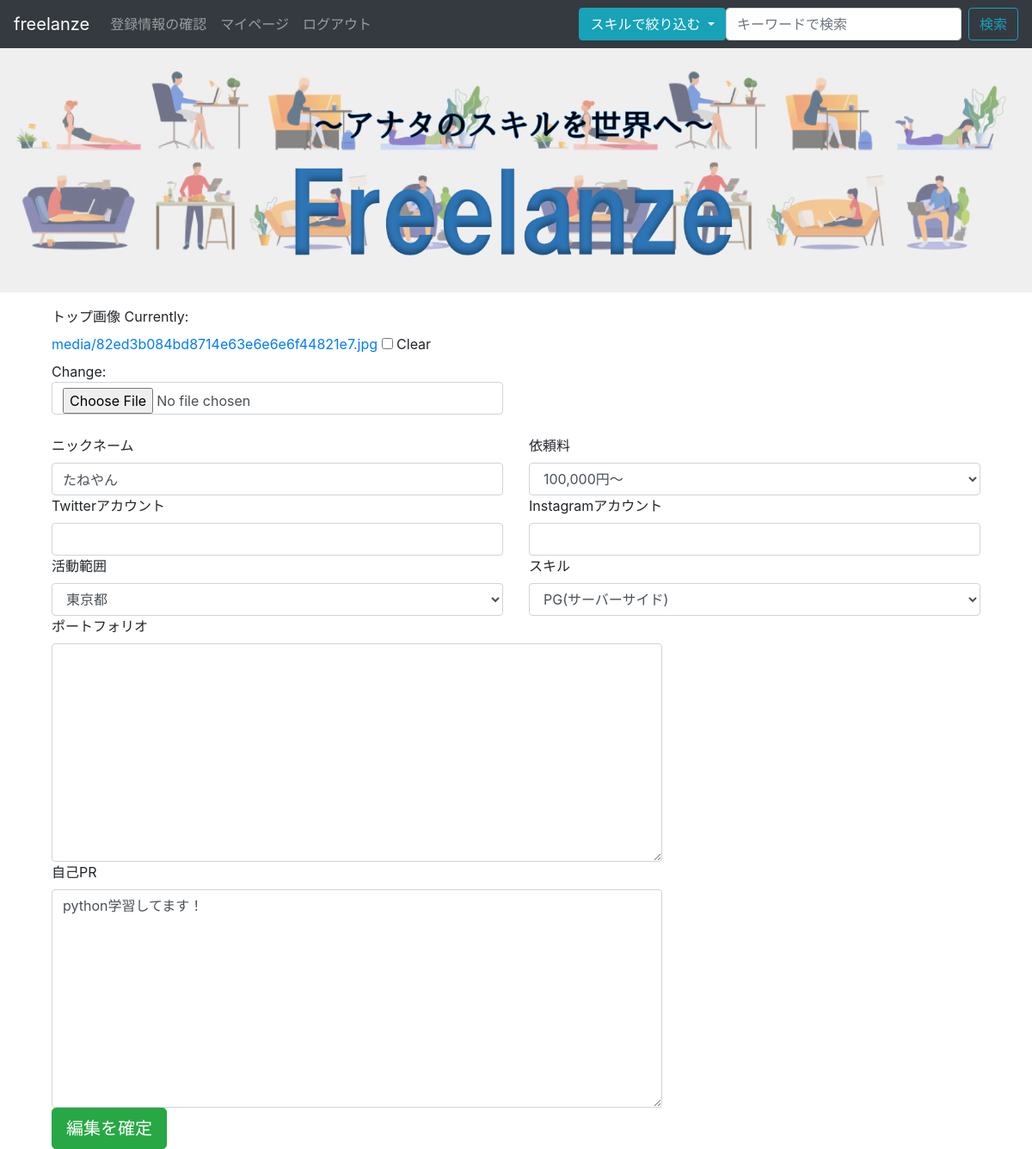
/user_update/2/ (signed in), run on the app's committed database.
### register/models.py (models this page shows, shortened)
class User(AbstractBaseUser, PermissionsMixin):
    email = models.EmailField(_('email address'), unique=True)
    first_name = models.CharField(_('名'), max_length=30, blank=True)
    last_name = models.CharField(_('姓'), max_length=150, blank=True)
    nick_name = models.CharField(_('ニックネーム'), max_length=30, blank=False)
    top_image = models.ImageField(('トップ画像'), upload_to='media/', blank=True)  # 画像はあとで解決する
    twitter = models.URLField(('Twitterアカウント'), blank=True)
    instagram = models.URLField(('Instagramアカウント'), max_length=150, blank=True)
    skill = models.CharField(('スキル'), max_length=150, choices=SKILLS, blank=True)
    area = models.CharField(('活動範囲'), max_length=150, choices=AREAS, blank=False)
    request_fee = models.CharField(('依頼料'), max_length=20, choices=REQUESTS, blank=False)
    portfolio = models.CharField(('ポートフォリオ'), max_length=150, blank=True)
    self_introduction = models.CharField(_('自己PR'), max_length=500, blank=True)
    created_at = models.DateTimeField(default=timezone.now)
    is_staff = models.BooleanField(
        _('staff status'),
        default=False,
        help_text=_(
            'Designates whether the user can log into this admin site.'),
    )
    is_active = models.BooleanField(
        _('active'),
        default=True,
        help_text=_(
            'Designates whether this user should be treated as active. '
            'Unselect this instead of deleting accounts.'
        ),
    )
    date_joined = models.DateTimeField(_('date joined'), default=timezone.now)
    objects = UserManager()
    EMAIL_FIELD = 'email'
    USERNAME_FIELD = 'email'
    REQUIRED_FIELDS = []
    class Meta:
        verbose_name = _('user')
        verbose_name_plural = _('users')

### register/views.py (the view, shortened to what this page needs)
# urls.py: path('user_update/<int:pk>/', views.UserUpdate.as_view(), name='user_update'),
class UserUpdate(OnlyYouMixin, generic.UpdateView):
    model = User
    form_class = UserUpdateForm
    template_name = 'register/user_form.html'
    success_url = reverse_lazy('app:file_list')

### register/forms.py
class UserUpdateForm(forms.ModelForm):
    class Meta:
        model = User
        fields = ('nick_name','top_image','twitter','instagram',
                  'skill','area','request_fee','portfolio','self_introduction')#画像はあとで解決する
        widgets = {
            'self_introduction': forms.Textarea(attrs={'cols': 40, 'rows': 10}),
            'portfolio': forms.Textarea(attrs={'cols': 40, 'rows': 10})
        }
    def __init__(self, *args, **kwargs):
        super().__init__(*args, **kwargs)
        for field in self.fields.values():
            field.widget.attrs['class'] = 'form-control'

### register/views.py (called while the page is built)
    def test_func(self):
        user = self.request.user
        return user.pk == self.kwargs['pk'] or user.is_superuser

### register/templates/register/user_form.html (shortened to what this page needs)
{% extends "register/base.html" %}
{% block content %}
<form action="" method="POST" enctype="multipart/form-data">
    <div class="container">
    <div class="row">
        <div class="col-6">
            <th><label for="{{ form.top_image.label }}">{{ form.top_image.label }}</label></th>
                <td>{{ form.top_image }}</td>
        </div>
        <div class="col-6">
        </div>
    </div>
    <div class="row">
        <div class="col-6">
        </div>
        <div class="col-6">
        </div>
    </div>
    <div class="row">
        <div class="col-6">
            <tr>
                <th><label for="{{ form.nick_name.label }}">{{ form.nick_name.label }}</label></th>
                <td>{{ form.nick_name }}</td>
            </tr>
        </div>
        <div class="col-6">
            <tr>
                <th><label for="{{ form.request_fee.label }}">{{ form.request_fee.label }}</label></th>
                <td>{{ form.request_fee }}</td>
            </tr>
        </div>
    </div>
    <div class="row">
        <div class="col-6">
            <tr>
                <th><label for="{{ form.twitter.label }}">{{ form.twitter.label }}</label></th>
                <td>{{ form.twitter }}</td>
            </tr>
        </div>
        <div class="col-6">
            <tr>
                <th><label for="{{ form.instagram.label }}">{{ form.instagram.label }}</label></th>
                <td>{{ form.instagram }}</td>
            </tr>
        </div>
    </div>
    <div class="row">
        <div class="col-6">
            <tr>
                <th><label for="{{ form.area.label }}">{{ form.area.label }}</label></th>
                <td>{{ form.area }}</td>
            </tr>
        </div>
        <div class="col-6">
            <tr>
                <th><label for="{{ form.skill.label }}">{{ form.skill.label }}</label></th>
                <td>{{ form.skill }}</td>
            </tr>
        </div>
    </div>
        <div class="row">
        <div class="col-8">
            <tr>
                <th><label for="{{ form.portfolio.label }}">{{ form.portfolio.label }}</label></th>
                <td>{{ form.portfolio }}</td>
            </tr>
        </div>
        <div class="col-4">
        </div>
    </div>
    <div class="row">
        <div class="col-8">
            <tr>
                <th><label for="{{ form.self_introduction.label }}">{{ form.self_introduction.label }}</label></th>
                <td>{{ form.self_introduction }}</td>
            </tr>
        </div>
        <div class="col-4">
        </div>
    </div>
<button type="submit" class="btn btn-success btn-lg" >編集を確定</button>
</form>
{% endblock %}

### data on the page
User: nick_name "たねやん", request_fee "100,000円〜", area "東京都", skill "PG(サーバーサイド)", self_introduction "python学習してます！"
